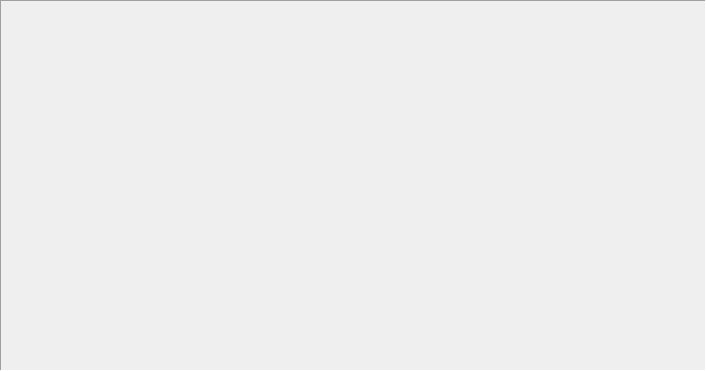
<?xml version="1.0" encoding="UTF-8"?>
<ui version="4.0">
 <class>ScriptEditorDialog</class>
 <widget class="QDialog" name="ScriptEditorDialog">
  <property name="geometry">
   <rect>
    <x>0</x>
    <y>0</y>
    <width>706</width>
    <height>371</height>
   </rect>
  </property>
  <property name="windowTitle">
   <string>Script Editor</string>
  </property>
  <property name="windowIcon">
   <iconset resource="resources.qrc">
    <normaloff>:/images/icons/script_file.png</normaloff>:/images/icons/script_file.png</iconset>
  </property>
  <layout class="QVBoxLayout" name="verticalLayout">
   <property name="spacing">
    <number>0</number>
   </property>
   <property name="leftMargin">
    <number>0</number>
   </property>
   <property name="topMargin">
    <number>0</number>
   </property>
   <property name="rightMargin">
    <number>0</number>
   </property>
   <property name="bottomMargin">
    <number>0</number>
   </property>
   <item>
    <widget class="QFrame" name="editorFrame">
     <property name="frameShape">
      <enum>QFrame::Panel</enum>
     </property>
     <property name="frameShadow">
      <enum>QFrame::Sunken</enum>
     </property>
     <layout class="QVBoxLayout" name="verticalLayout_2">
      <property name="spacing">
       <number>0</number>
      </property>
      <property name="leftMargin">
       <number>0</number>
      </property>
      <property name="topMargin">
       <number>0</number>
      </property>
      <property name="rightMargin">
       <number>0</number>
      </property>
      <property name="bottomMargin">
       <number>0</number>
      </property>
      <item>
       <widget class="ScintillaEdit" name="editor">
        <property name="frameShape">
         <enum>QFrame::NoFrame</enum>
        </property>
        <property name="frameShadow">
         <enum>QFrame::Plain</enum>
        </property>
        <property name="lineWidth">
         <number>0</number>
        </property>
       </widget>
      </item>
     </layout>
    </widget>
   </item>
  </layout>
 </widget>
 <customwidgets>
  <customwidget>
   <class>ScintillaEdit</class>
   <extends>QFrame</extends>
   <header location="global">ScintillaEdit.h</header>
   <container>1</container>
  </customwidget>
 </customwidgets>
 <resources>
  <include location="resources.qrc"/>
 </resources>
 <connections/>
</ui>
